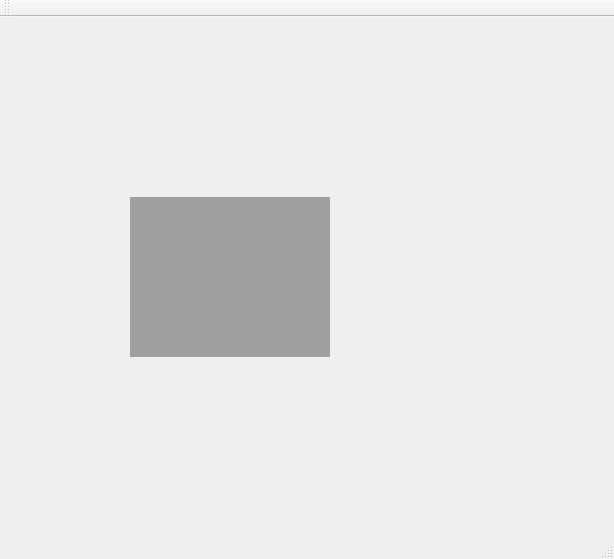
<?xml version="1.0" encoding="UTF-8"?>
<ui version="4.0">
 <class>MainWindow</class>
 <widget class="QMainWindow" name="MainWindow">
  <property name="geometry">
   <rect>
    <x>0</x>
    <y>0</y>
    <width>614</width>
    <height>559</height>
   </rect>
  </property>
  <property name="windowTitle">
   <string>MainWindow</string>
  </property>
  <widget class="QWidget" name="centralWidget">
   <widget class="QMdiArea" name="mdiArea">
    <property name="geometry">
     <rect>
      <x>130</x>
      <y>180</y>
      <width>200</width>
      <height>160</height>
     </rect>
    </property>
   </widget>
  </widget>
  <widget class="QMenuBar" name="menuBar">
   <property name="geometry">
    <rect>
     <x>0</x>
     <y>0</y>
     <width>614</width>
     <height>21</height>
    </rect>
   </property>
  </widget>
  <widget class="QToolBar" name="mainToolBar">
   <attribute name="toolBarArea">
    <enum>TopToolBarArea</enum>
   </attribute>
   <attribute name="toolBarBreak">
    <bool>false</bool>
   </attribute>
  </widget>
  <widget class="QStatusBar" name="statusBar"/>
 </widget>
 <layoutdefault spacing="6" margin="11"/>
 <resources/>
 <connections/>
</ui>
